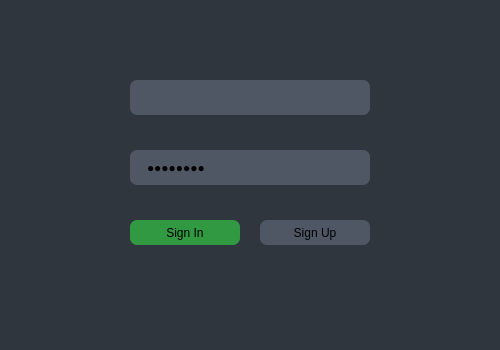
<?xml version="1.0" encoding="UTF-8"?>
<ui version="4.0">
 <class>MainWindow</class>
 <widget class="QMainWindow" name="MainWindow">
  <property name="geometry">
   <rect>
    <x>0</x>
    <y>0</y>
    <width>500</width>
    <height>350</height>
   </rect>
  </property>
  <property name="sizePolicy">
   <sizepolicy hsizetype="Fixed" vsizetype="Fixed">
    <horstretch>0</horstretch>
    <verstretch>0</verstretch>
   </sizepolicy>
  </property>
  <property name="windowTitle">
   <string>Notifier</string>
  </property>
  <property name="styleSheet">
   <string notr="true">background-color: #30363d;
font-family: Helvetica;</string>
  </property>
  <property name="documentMode">
   <bool>false</bool>
  </property>
  <property name="tabShape">
   <enum>QTabWidget::Triangular</enum>
  </property>
  <widget class="QWidget" name="centralwidget">
   <widget class="QLineEdit" name="passwordInput">
    <property name="geometry">
     <rect>
      <x>130</x>
      <y>150</y>
      <width>240</width>
      <height>35</height>
     </rect>
    </property>
    <property name="font">
     <font>
      <family>Helvetica</family>
     </font>
    </property>
    <property name="styleSheet">
     <string notr="true">background-color: #4e5763;
border-radius: 7%;
padding-left: 15px;</string>
    </property>
    <property name="text">
     <string>Password</string>
    </property>
    <property name="echoMode">
     <enum>QLineEdit::PasswordEchoOnEdit</enum>
    </property>
    <property name="alignment">
     <set>Qt::AlignJustify|Qt::AlignVCenter</set>
    </property>
    <property name="dragEnabled">
     <bool>false</bool>
    </property>
   </widget>
   <widget class="QPushButton" name="SignInBtn">
    <property name="geometry">
     <rect>
      <x>130</x>
      <y>220</y>
      <width>110</width>
      <height>25</height>
     </rect>
    </property>
    <property name="styleSheet">
     <string notr="true">background-color: #329943;
border: 2px;
border-radius: 7%;</string>
    </property>
    <property name="text">
     <string>Sign In</string>
    </property>
    <property name="default">
     <bool>false</bool>
    </property>
    <property name="flat">
     <bool>false</bool>
    </property>
   </widget>
   <widget class="QPushButton" name="SingUpBtn">
    <property name="geometry">
     <rect>
      <x>260</x>
      <y>220</y>
      <width>110</width>
      <height>25</height>
     </rect>
    </property>
    <property name="toolTip">
     <string notr="true"/>
    </property>
    <property name="statusTip">
     <string notr="true"/>
    </property>
    <property name="whatsThis">
     <string notr="true"/>
    </property>
    <property name="accessibleName">
     <string notr="true"/>
    </property>
    <property name="styleSheet">
     <string notr="true">background-color: #4e5763;
border: 2px;
border-radius: 7%;</string>
    </property>
    <property name="text">
     <string>Sign Up</string>
    </property>
    <property name="autoDefault">
     <bool>true</bool>
    </property>
    <property name="flat">
     <bool>false</bool>
    </property>
   </widget>
   <widget class="QLineEdit" name="loginInput">
    <property name="geometry">
     <rect>
      <x>130</x>
      <y>80</y>
      <width>240</width>
      <height>35</height>
     </rect>
    </property>
    <property name="font">
     <font>
      <family>Helvetica</family>
     </font>
    </property>
    <property name="styleSheet">
     <string notr="true">background-color: #4e5763;
border-radius: 7%;
padding-left: 15px;</string>
    </property>
    <property name="inputMask">
     <string/>
    </property>
    <property name="text">
     <string/>
    </property>
    <property name="echoMode">
     <enum>QLineEdit::Normal</enum>
    </property>
    <property name="alignment">
     <set>Qt::AlignJustify|Qt::AlignVCenter</set>
    </property>
    <property name="dragEnabled">
     <bool>true</bool>
    </property>
   </widget>
  </widget>
 </widget>
 <resources/>
 <connections/>
</ui>
